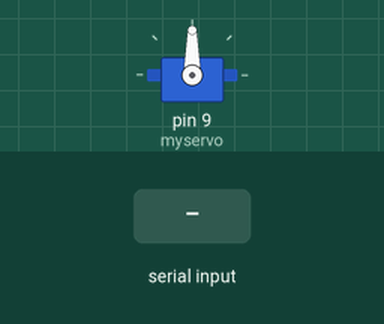
Recording of a sketch running on a simulated Arduino Uno, built with avr-gcc and run on an emulated ATmega328P. Shown: servo. Inputs (shaded band) come from the test bench. What the sketch prints to the serial monitor is not drawn.

Above: at 1.2 s.
1.3 s: byte 30 received over Serial
2.8 s: byte 90 received over Serial
4.3 s: byte 120 received over Serial
At 5.3 s:
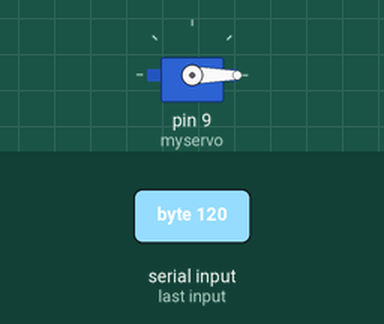
Timing chart, 0 to 7.3 s (numbered marks = the images above; inputs shaded):
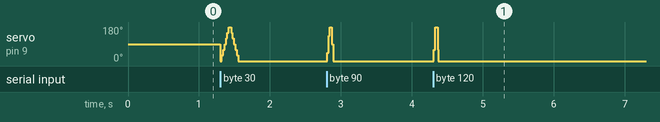

The sketch:

test_serial_.ino
```cpp
#include <Servo.h>

Servo myservo;

int pos = 0;
int speed = 0;

void setup()
{
  Serial.begin(9600);
  myservo.attach(9);
}

void loop()
{
  if(Serial.available()>0){
   speed = Serial.read();
   Serial.print(speed);
  for(pos = 0; pos <= 180; pos += speed/2)
  {
    myservo.write(pos);
    delay(10);
  }
  for(pos = 180; pos>=0; pos-= speed/2)
  {
    myservo.write(pos);
    delay(10);
  }
}
}
```

Measured:
- after the input at 4.3 s, servo on pin 9 (myservo): 0° → 60° at once, → 180° 0.02 s later, → 60° 0.03 s later, → 0° 0.01 s later
